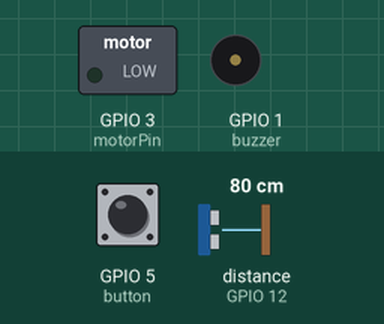
Recording of a sketch running on a simulated ESP8266 (NodeMCU). On the bench: switched loads named in the sketch (green lamp = pin HIGH), buzzer (waves = sounding, pin HIGH). Wiring (inferred from the names in the program): ultrasonic range finder: trigger GPIO 13; echo GPIO 12. The test bench sets the inputs (shaded band); at power-on: distance to the obstacle (sensor on GPIO 12) 80 cm, GPIO 5 (button) HIGH. The echo pulse lasts 58.3 µs per cm; WiFi joins after 1.5 s; servers stay silent unless stated; the local clock reads 2024-03-15 10:24:30 at power-on unless the sketch sets it; pins used as bus, display or sensor lines are not drawn; what the sketch prints to the serial monitor is not drawn.

Above: at 3.3 s.
3.4 s: distance to the obstacle (sensor on GPIO 12) set to 13 cm
4.9 s: distance to the obstacle (sensor on GPIO 12) set to 10 cm
At 6.1 s:
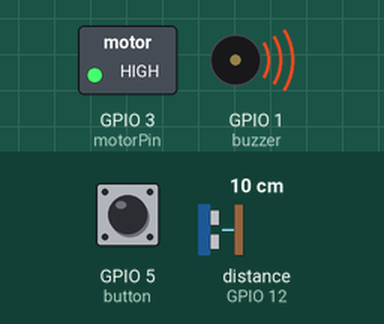
6.4 s: distance to the obstacle (sensor on GPIO 12) set to 35 cm
At 7.3 s:
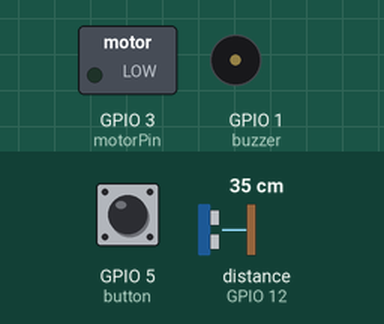
7.9 s: distance to the obstacle (sensor on GPIO 12) set to 2 cm
At 8.4 s:
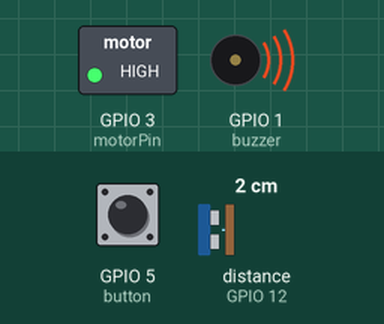
Timing chart, 0 to 10.9 s (numbered marks = the images above; inputs shaded):
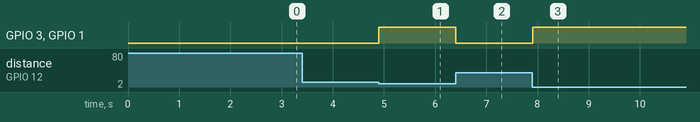

The sketch:

ussensor.ino
```cpp
#include <ESP8266WiFi.h>
#include <WiFiClientSecure.h>
#include <UniversalTelegramBot.h>


const char* ssid = "";
const char* password = "";


#define BOTtoken "5849425913:AAFqswlMBhVxvxLoKkiqCpW6XGH6PbsHj"
#define CHAT_ID "10934932"


X509List cert(TELEGRAM_CERTIFICATE_ROOT);
WiFiClientSecure client;
UniversalTelegramBot bot(BOTtoken, client);

int button = 5;
const int trigPin =13;
const int echoPin =12 ;
const int buzzer = 1;
const int motorPin = 3;
long duration;
int distance;
int safetyDistance;

void setup()
{
  Serial.begin(115200);
  configTime(0, 0, "pool.ntp.org");
  client.setTrustAnchors(&cert);

  WiFi.mode(WIFI_STA);
  WiFi.begin(ssid, password);

  int a = 0;
  while (WiFi.status() != WL_CONNECTED) {
    Serial.print(".");
    delay(500);
    a++;
  }

  pinMode(button, INPUT_PULLUP);
  pinMode(trigPin, OUTPUT);
pinMode(echoPin, INPUT);
pinMode(buzzer, OUTPUT);
pinMode(motorPin, OUTPUT);

  Serial.println("");
  Serial.println("WiFi connected");
  Serial.print("IP address: ");
  Serial.println(WiFi.localIP());
  bot.sendMessage(CHAT_ID, "Wifi Connected!", "");
  bot.sendMessage(CHAT_ID, "System has Started!!", "");

}
void loop()
{

  int state = digitalRead(button);

  digitalWrite(trigPin, LOW);
delayMicroseconds(2);
digitalWrite(trigPin, HIGH);
delayMicroseconds(10);
digitalWrite(trigPin, LOW);
duration = pulseIn(echoPin, HIGH);
distance= duration*0.034/2;
safetyDistance = distance;

  if (state == 0){
     bot.sendMessage(CHAT_ID, "Blind Stick Emergency Detected!", "");
  }

  if (safetyDistance <= 10){
  digitalWrite(buzzer, HIGH);
  digitalWrite(motorPin, HIGH);
}
else{
  digitalWrite(buzzer, LOW);
  digitalWrite(motorPin, LOW);
}
Serial.print("Distance: ");
Serial.println(distance);


}
```

Measured:
- the behaviour switches between 12 and 11 cm on distance to the obstacle (sensor on GPIO 12) (found by bisection; images 0 and 1)
- after the input at 4.9 s, GPIO 3 (motorPin), GPIO 1 (buzzer): LOW → HIGH at once
- after the input at 6.4 s, GPIO 3 (motorPin), GPIO 1 (buzzer): HIGH → LOW at once
- after the input at 7.9 s, GPIO 3 (motorPin), GPIO 1 (buzzer): LOW → HIGH at once
